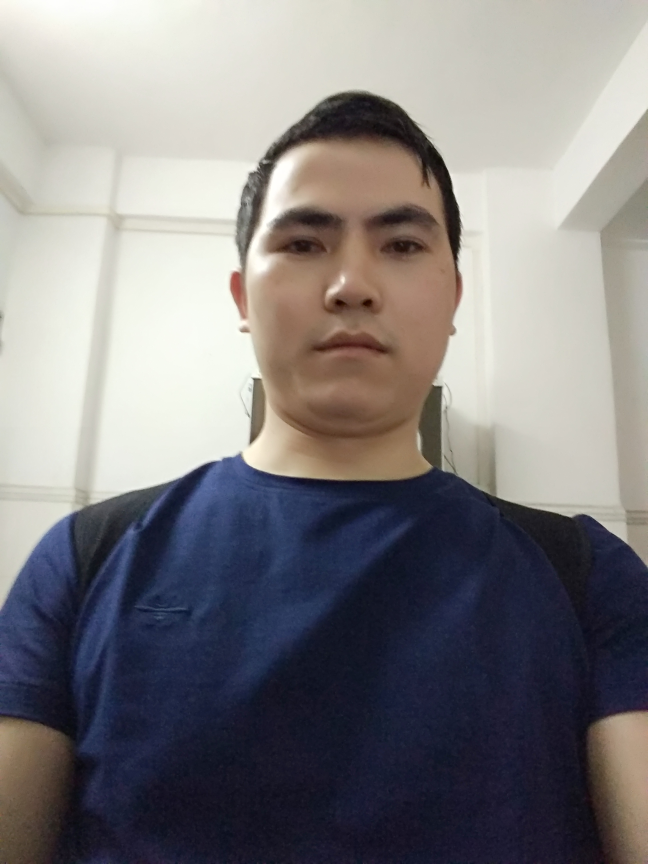
#> input picture assets/profile.jpg, 1944 x 2592 px (shown at 1/3 size)
$ python pillowtest.py
#> lines starting #> are read from the running program, lines starting #| are printed output that depends on the picture
#!/usr/local/bin/env python3
#-*- coding utf-8 -*-

from PIL import Image
im = Image.open("../assets/profile.jpg")
#> im is the input picture: PIL image 1944x2592 RGB; mean R, G, B 129.3, 126.6, 128.1
print("profile size: ",im.size)
#| profile size:  (1944, 2592)
im.thumbnail((150,150))
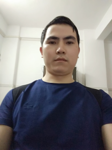
#> im: PIL image 112x150 RGB; mean R, G, B 129.3, 126.6, 128.1
im.save("../assets/thumb_profile.jpg","JPEG")

im = Image.open("../assets/thumb_profile.jpg")
print("profile size: ",im.size)
#| profile size:  (112, 150)
